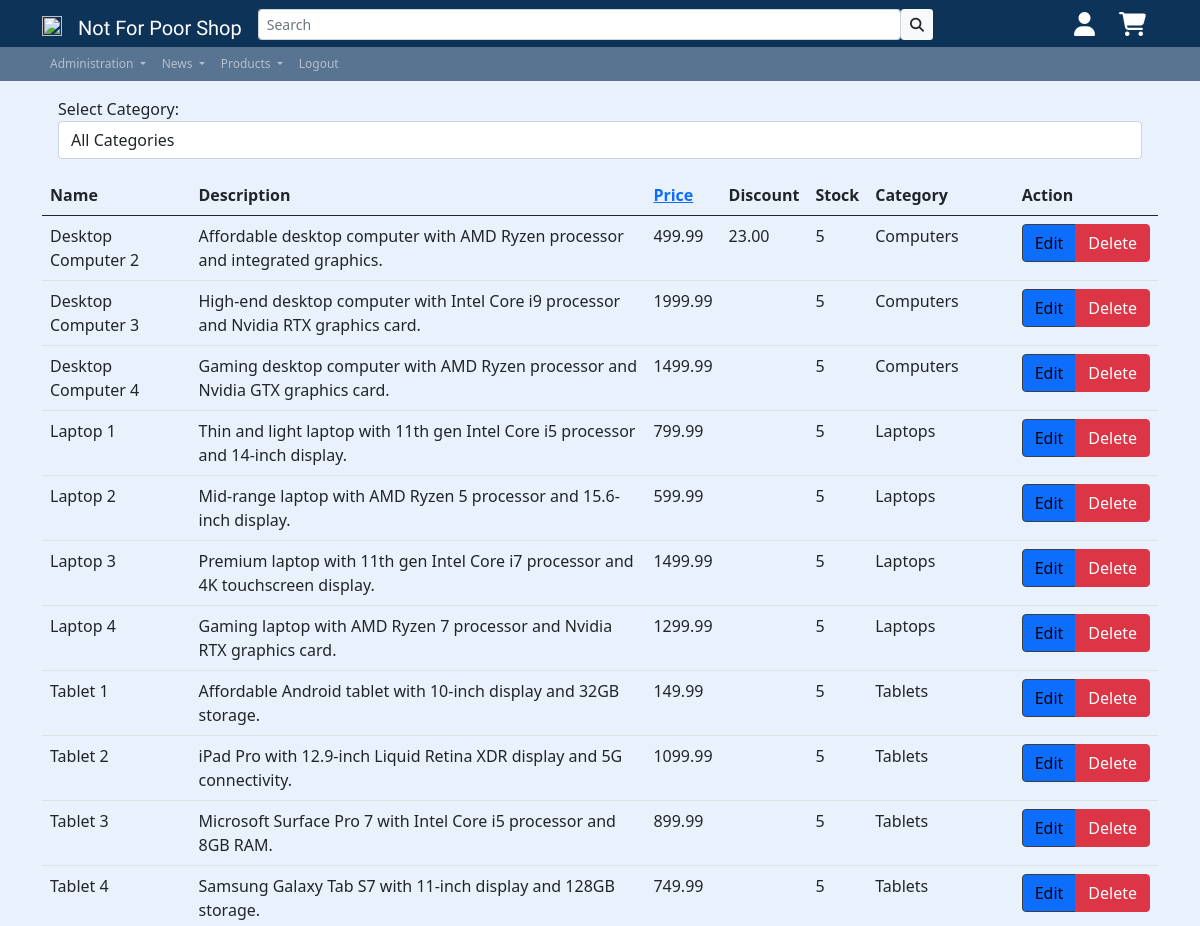
The page /app/inc/pgs/product_sellerpage.php (signed in, upper part) on the database as committed earlier.
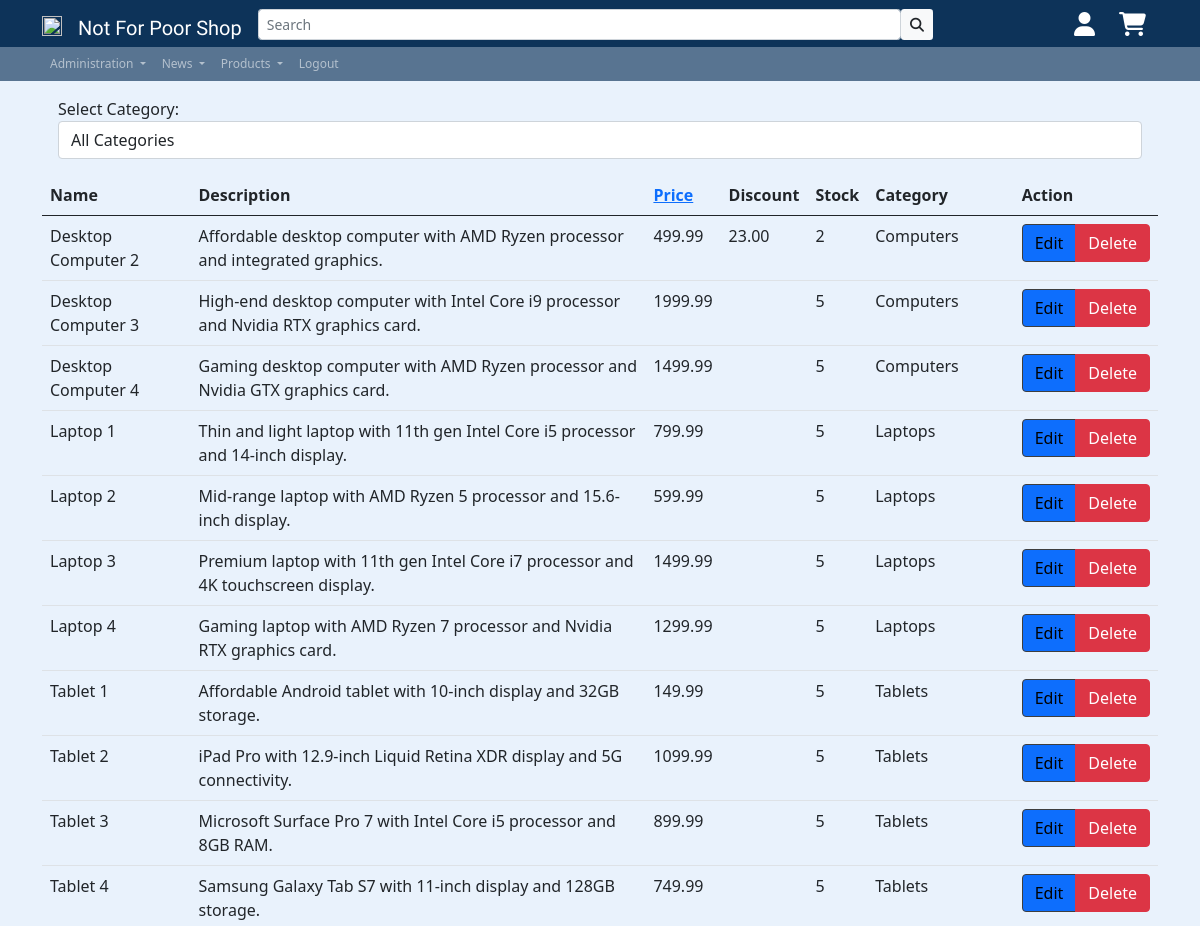
The same page on the database as committed later.
### tables this page shows
CREATE TABLE `products` (
  `id` int(11) NOT NULL,
  `seller_id` int(11) NOT NULL,
  `category_id` int(11) NOT NULL,
  `name` varchar(50) NOT NULL,
  `description` text DEFAULT NULL,
  `price` decimal(10,2) NOT NULL,
  `Discount` decimal(10,2) DEFAULT NULL,
  `Stock` int(11) DEFAULT NULL
);

CREATE TABLE `categories` (
  `id` int(11) NOT NULL,
  `name` varchar(50) NOT NULL
);

### app/inc/pgs/product_sellerpage.php (the view, shortened to what this page needs)
<!DOCTYPE html>
<html lang="en">
<head>
    <?php
    include '../includes/head.php';
    require_once('../../config/dbaccess.php');
    ?>
</head>
<body class="d-flex flex-column min-vh-100">
    <div class="container">
        <?php
        $db_obj = new mysqli($host, $user, $password, $database);
        $sql = 'SELECT * FROM categories';
        $stmt = $db_obj->prepare($sql);
        $stmt->execute();
        $result = $stmt->get_result();
        $categories = $result->fetch_all(MYSQLI_ASSOC);
        $selectedCategoryId = null;
        echo '<div class="m-3">';
        echo '<label for="category-select">Select Category:</label>';
        echo '<select class="form-control" id="category-select" onchange="changeCategory()">';
        echo '<option value="">All Categories</option>';
        echo '</select>';
        echo '</div>';
        $sql = 'SELECT * FROM products WHERE seller_id = ?';
        $stmt = $db_obj->prepare($sql);
        if ($selectedCategoryId) {
            $stmt->bind_param('ii', $_SESSION['seller_id'], $selectedCategoryId);
        } else {
            $stmt->bind_param('i', $_SESSION['seller_id']);
        }
        $stmt->execute();
        $result = $stmt->get_result();
        $products = $result->fetch_all(MYSQLI_ASSOC);
        if ($result) {
            echo '<table class="table">';
            echo '<thead><tr><th>Name</th><th>Description</th><th><a href="#" class="sortable" onclick="sortTable(2)">Price</a></th><th>Discount</th><th>Stock</th><th>Category</th><th>Action</th></tr></thead>';
            echo '<tbody>';
            foreach ($products as $product) {
                echo '<tr>';
                echo '<td>' . $product['name'] . '</td>';
                echo '<td>' . $product['description'] . '</td>';
                echo '<td>' . $product['price'] . '</td>';
                echo '<td>' . $product['Discount'] . '</td>';
                echo '<td>' . $product['Stock'] . '</td>';
                echo '<td>' . getCategoryName($product['category_id']) . '</td>';
                echo '<td><div class="btn-group" role="group" aria-label="Product Actions"><a href="#" onclick="editProduct(' . $product['id'] . ')" class="btn btn-primary">Edit</a><a href="#" onclick="deleteProduct(' . $product['id'] . ')" class="btn btn-danger">Delete</a></div></td>';
                echo '</tr>';
            }
            echo '</tbody>';
            echo '</table>';
        } else {
            echo 'Error executing query: ' . $stmt->error;
        }
        function getCategoryName($categoryId)
        {
            global $categories;
            foreach ($categories as $category) {
                if ($category['id'] == $categoryId) {
                    return $category['name'];
                }
            }
            return 'N/A';
        }
        ?>
    </div>
</body>
</html>

Rows that differ between the two databases and show on the page:
changed products "Desktop Computer 2": Stock "5" → "2"
